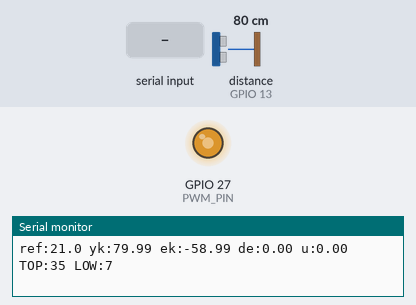
Recording of a sketch running on a simulated ESP32. Shown: output pins drawn as LEDs (lit = HIGH), the last lines printed to the serial monitor. Wiring (inferred from the names in the program): ultrasonic range finder: trigger GPIO 14; echo GPIO 13. The inputs (shaded band) are chosen by the test bench; at power-on: distance to the obstacle (sensor on GPIO 13) 80 cm. The echo pulse lasts 58.3 µs per cm; pins used as bus, display or sensor lines are not drawn.

Above: at 1.2 s.
1.3 s: distance to the obstacle (sensor on GPIO 13) set to 35 cm
At 2.5 s:
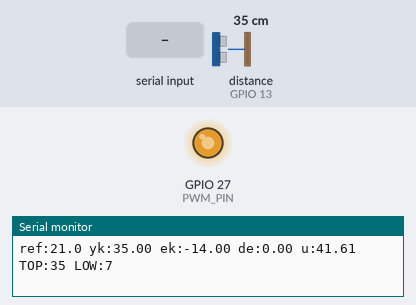
3.3 s: "30,150,10\n" received over Serial
At 3.7 s:
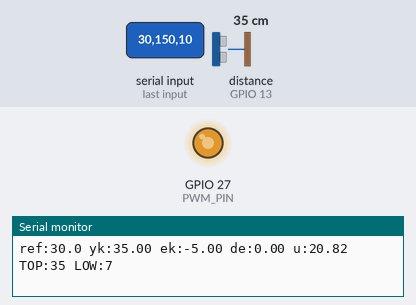
4.8 s: distance to the obstacle (sensor on GPIO 13) set to 4 cm
At 4.95 s:
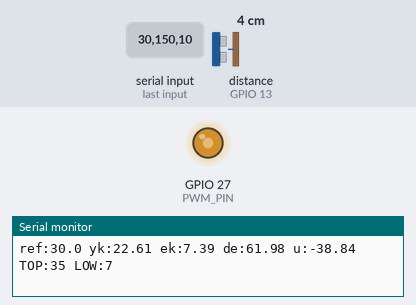
8.0 s: distance to the obstacle (sensor on GPIO 13) set to 18 cm
At 8.36 s:
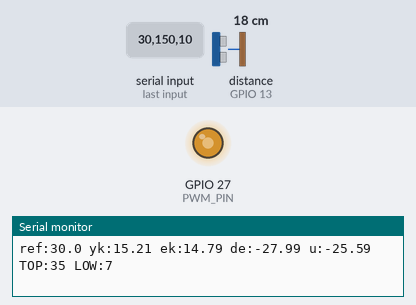
Timing chart, 0 to 11.0 s (numbered marks = the images above; inputs shaded):
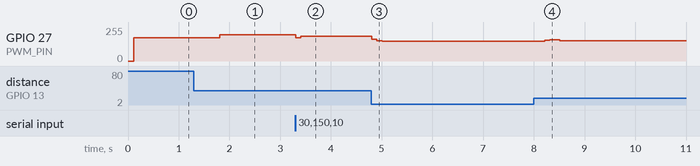

The sketch:

fuzzy_49_rules.ino
```cpp
// ═══════════════════════════════════════════════════════════════
// CONTROLLER: FUZZY LOGIC — 49 RULES (7×7)
// Plant: Ball levitation | Hardware: ESP32 + HC-SR04 + PWM fan
// Platform: Arduino (ESP32)
//
// Uses Gaussian membership functions for error and error derivative,
// with centroid defuzzification over a 7×7 rule base.
// ═══════════════════════════════════════════════════════════════

// ── Pin Configuration ───────────────────────────────────────
#define TRIG_PIN    14
#define ECHO_PIN    13
#define PWM_PIN     27
#define PWM_FREQ    1000
#define PWM_RES     8
#define TS          100   // Sampling period (ms)

// ── Reference and Control Limits ────────────────────────────
#define REF_MIN     7     // Minimum allowed distance (cm)
#define REF_MAX     35    // Maximum allowed distance (cm)
#define U_MIN      -42.0  // Minimum controller output
#define U_MAX       42.0  // Maximum controller output

// PWM range centered at 176: plant equilibrium point.
// Gravity bias is absorbed here, not in the fuzzy table.
#define PWM_LOW     151
#define PWM_HIGH    199

// ── Control Loop Variables ──────────────────────────────────
float ref    = 21.0;  // Reference setpoint (cm)
float u      = 0.0;   // Controller output
float ek     = 0.0;   // Current error
float ek_1   = 0.0;   // Previous error
float de_val = 0.0;   // Error derivative (for serial output)

// ── Moving Average Filter (5 samples) ───────────────────────
const int NUM_READINGS = 5;
float readings[NUM_READINGS];
int   readingIndex = 0;
float filterSum = 0.0;
bool  bufferFull = false;
float yk_1 = 20.0;  // Last valid reading

// ── Error Membership Functions ──────────────────────────────
// 7 Gaussians from -21 to +21 cm, step = 7
// σ = 7 / 2.828 = 2.48
const float CE[7]    = {-21.0, -14.0, -7.0, 0.0, 7.0, 14.0, 21.0};
const float SIGMA_E  = 2.48;

// ── Error Derivative Membership Functions ───────────────────
// 7 Gaussians from -42 to +42 cm/s, step = 14
// σ = 14 / 2.828 = 4.95
const float CDE[7]   = {-42.0, -28.0, -14.0, 0.0, 14.0, 28.0, 42.0};
const float SIGMA_DE = 4.95;

// ── Defuzzification Table (49 rules) ────────────────────────
// Formula with Bias: clamp(-3*CE[i] - 0.5*CDE[j] + 3.0, -42, 42)
// +3.0 is added across the matrix to adjust for the real equilibrium point.
// Rows = error (NG→PG) | Columns = derivative (NG→PG)
float defuzz[49] = {
  //          NG      NM      NP       Z      PP      PM      PG
  /* NG */  42.0,  42.0,  42.0,  42.0,  42.0,  42.0,  42.0,
  /* NM */  42.0,  42.0,  42.0,  42.0,  38.0,  31.0,  24.0,
  /* NP */  42.0,  38.0,  31.0,  24.0,  17.0,  10.0,   3.0,
  /*  Z */  24.0,  17.0,  10.0,   3.0,  -4.0, -11.0, -18.0,
  /* PP */   3.0,  -4.0, -11.0, -18.0, -25.0, -32.0, -39.0,
  /* PM */ -18.0, -25.0, -32.0, -39.0, -42.0, -42.0, -42.0,
  /* PG */ -39.0, -42.0, -42.0, -42.0, -42.0, -42.0, -42.0
};

unsigned long prevTime = 0;

void  initializeFilter();
float readSensor();
void  readSerialReference();
float fuzzyController(float yk);
float gaussian(float x, float center, float sigma);

void setup() {
  Serial.begin(115200);
  pinMode(TRIG_PIN, OUTPUT);
  pinMode(ECHO_PIN, INPUT);
  ledcAttach(PWM_PIN, PWM_FREQ, PWM_RES);
  initializeFilter();
  Serial.println("Controller: Fuzzy Logic 49 Rules (7x7)");
  prevTime = millis();
}

// Main loop: measure → compute → actuate, every TS ms
void loop() {
  unsigned long now = millis();
  if (now - prevTime < TS) return;
  prevTime = now;

  readSerialReference();
  float yk = readSensor();

  // ── CONTROLLER OUTPUT ─────────────────────────────────
  // u is the fuzzy controller output ∈ [-42, 42]
  u = fuzzyController(yk);
  // ──────────────────────────────────────────────────────

  // Map u ∈ [-42, 42] → PWM ∈ [151, 199]
  float pwm_f = PWM_LOW + (u - U_MIN) / (U_MAX - U_MIN) * (PWM_HIGH - PWM_LOW);
  int pwm_out = constrain((int)pwm_f, 0, 255);
  ledcWrite(PWM_PIN, pwm_out);

  Serial.print("ref:");  Serial.print(ref, 1);
  Serial.print(" yk:");  Serial.print(yk, 2);
  Serial.print(" ek:");  Serial.print(ek, 2);
  Serial.print(" de:");  Serial.print(de_val, 2);
  Serial.print(" u:");   Serial.print(u, 2);
  Serial.print(" TOP:"); Serial.print(REF_MAX);
  Serial.print(" LOW:"); Serial.println(REF_MIN);
}

// Gaussian: produces smooth transitions between fuzzy sets
float gaussian(float x, float center, float sigma) {
  float z = (x - center) / sigma;
  return exp(-0.5 * z * z);
}

// Fuzzy controller: fuzzification → inference → defuzzification
float fuzzyController(float yk) {

  // Error and error derivative
  ek = ref - yk;
  float h  = TS / 1000.0;
  float de = (ek - ek_1) / h;
  de_val   = de;
  ek_1     = ek;

  // Fuzzification: membership degree of ek and de in each set
  float mu_e[7], mu_de[7];
  for (int i = 0; i < 7; i++) {
    mu_e[i]  = gaussian(ek, CE[i],  SIGMA_E);
    mu_de[i] = gaussian(de, CDE[i], SIGMA_DE);
  }

  // Inference + centroid defuzzification (49 rules)
  // uk = Σ(μ_e × μ_de × defuzz) / Σ(μ_e × μ_de)
  float numerator = 0.0, denominator = 0.0;
  for (int i = 0; i < 7; i++) {
    for (int j = 0; j < 7; j++) {
      float weight  = mu_e[i] * mu_de[j];
      numerator    += weight * defuzz[i * 7 + j];
      denominator  += weight;
    }
  }

  if (denominator < 1e-10) return 0.0;

  // ── U(k): final control effort ──────────────────────
  return numerator / denominator;
}

// Initializes the filter and preloads ek_1 to avoid derivative spike at startup
void initializeFilter() {
  digitalWrite(TRIG_PIN, LOW);  delayMicroseconds(2);
  digitalWrite(TRIG_PIN, HIGH); delayMicroseconds(10);
  digitalWrite(TRIG_PIN, LOW);

  long dur = pulseIn(ECHO_PIN, HIGH, 25000);
  float dist = (dur <= 0) ? 20.0 : dur * 0.0343 / 2.0;

  for (int i = 0; i < NUM_READINGS; i++) readings[i] = dist;
  filterSum = dist * NUM_READINGS;
  readingIndex = 0;
  bufferFull = true;
  yk_1  = dist;
  ek_1  = ref - yk_1;  // Avoids derivative spike on first cycle

  Serial.print("Filter initialized: ");
  Serial.print(dist, 2);
  Serial.println(" cm");
}

// Reads sensor and returns filtered distance (cm)
float readSensor() {
  digitalWrite(TRIG_PIN, LOW);  delayMicroseconds(2);
  digitalWrite(TRIG_PIN, HIGH); delayMicroseconds(10);
  digitalWrite(TRIG_PIN, LOW);

  long duration = pulseIn(ECHO_PIN, HIGH, 25000);
  if (duration <= 0) return yk_1;  // Timeout: return last valid reading

  float distance = duration * 0.0343 / 2.0;

  // Discard readings outside the sensor's physical range
  if (distance < 4.0 || distance > 40.0) return yk_1;

  // Update circular buffer
  filterSum -= readings[readingIndex];
  readings[readingIndex] = distance;
  filterSum += distance;
  readingIndex = (readingIndex + 1) % NUM_READINGS;

  yk_1 = filterSum / NUM_READINGS;
  return yk_1;
}

// Read serial commands:
//   <number>    → new reference in cm  (e.g. "21")
//   def:<i>,<v> → edit defuzz[i] live   (e.g. "def:24,5.0")
void readSerialReference() {
  static String buffer = "";
  while (Serial.available()) {
    char c = Serial.read();
    if (c == '\n') {
      buffer.trim();

      if (buffer.startsWith("def:")) {
        int comma = buffer.indexOf(',');
        if (comma > 0) {
          int   idx = buffer.substring(4, comma).toInt();
          float val = buffer.substring(comma + 1).toFloat();
          if (idx >= 0 && idx < 49) {
            defuzz[idx] = val;
            Serial.print(">>> defuzz["); Serial.print(idx);
            Serial.print("] = ");        Serial.println(val);
          } else {
            Serial.println(">>> Index out of range [0-48]");
          }
        }
      } else {
        float newRef = buffer.toFloat();
        if (newRef >= REF_MIN && newRef <= REF_MAX) {
          ref = newRef;
          Serial.print(">>> New reference: ");
          Serial.print(ref, 1);
          Serial.println(" cm");
        } else if (buffer.length() > 0) {
          Serial.print(">>> Valid range: ");
          Serial.print(REF_MIN); Serial.print("-");
          Serial.print(REF_MAX); Serial.println(" cm");
        }
      }
      buffer = "";
    } else {
      buffer += c;
    }
  }
}
```

Measured:
- after the input at 1.3 s, GPIO 27 (PWM_PIN): 174/255 → 197/255 after 0.51 s
- after the input at 3.3 s, GPIO 27 (PWM_PIN): 197/255 → 174/255 at once, → 185/255 0.10 s later
- after the input at 4.8 s, GPIO 27 (PWM_PIN): 185/255 → 162/255 at once, → 151/255 0.10 s later, → 150/255 0.10 s later
- after the input at 8.0 s, GPIO 27 (PWM_PIN): 150/255 → 154/255 after 0.21 s, → 159/255 0.10 s later, → 161/255 0.10 s later, → 153/255 0.10 s later
